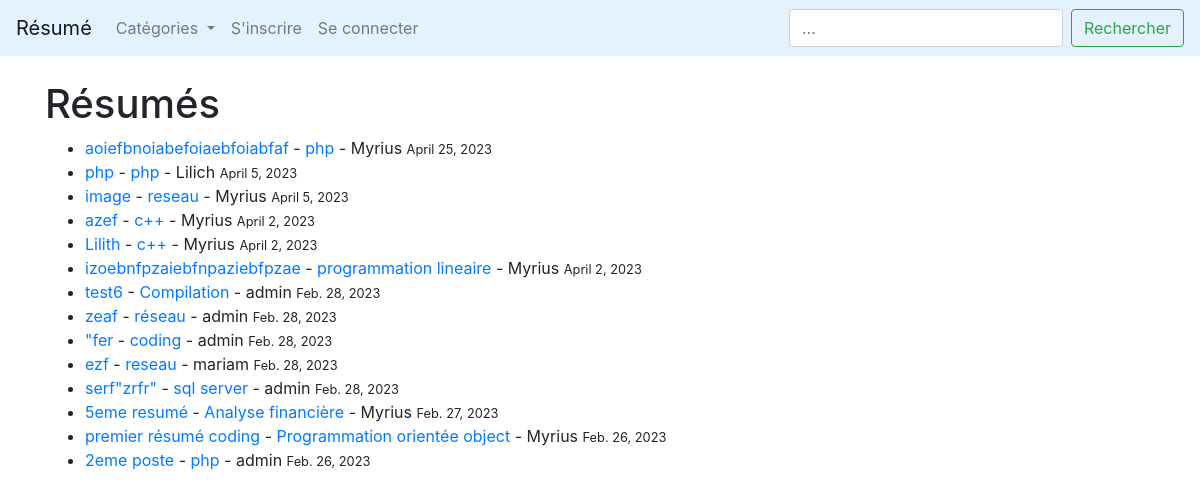
The app's page /, older data.
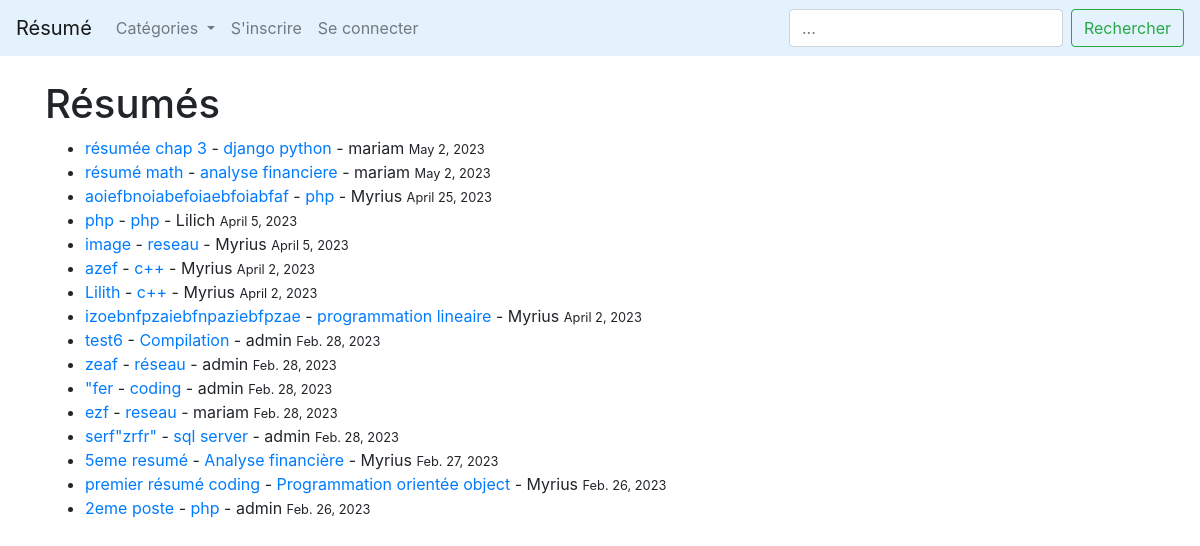
The same page, newer data.
### LeBlog/models.py (models this page shows, shortened)
class Post(models.Model):
        title = models.CharField(max_length=255)
        header_image = models.ImageField(null=True, blank=True, upload_to="images/")
        title_tag = models.CharField(max_length=255)
        author = models.ForeignKey(User, on_delete=models.CASCADE)
        body = RichTextField(blank=True, null=True)
        post_date = models.DateField(auto_now_add=True)
        categorie = models.CharField(max_length=255)
        snippet = models.CharField(max_length=255, default='coding')
        likes = models.ManyToManyField(User, related_name='resumee')

### LeBlog/views.py (the view)
# urls.py: path('', HomeView.as_view(), name="home"),
class HomeView(ListView):
    model = Post
    template_name = 'home.html'
    ordering = ['-post_date']
    def get_context_data(self, *args, **kwargs):
        cat_menu = Categorie.objects.all()
        context = super(HomeView, self).get_context_data(*args, **kwargs)
        context["cat_menu"] = cat_menu
        return context

### LeBlog/models.py (called while the page is built)
        def __str__(self):
            return self.name

### LeBlog/templates/home.html (shortened to what this page needs)
{% extends 'base.html' %}
{% block content %}
<h1>Résumés</h1>
<ul>
{%for post in object_list%}
    <li> <a href="{% url 'post-details' post.pk %}">{{post.title}}</a> -
        <a href="{% url 'categorie' post.categorie|slugify %}">{{post.categorie}}</a>
        - {{post.author}}
        <small>{{ post.post_date }}</small>
{%endfor%}
</ul>
{% endblock %}

Row changes from the older to the newer data that the page shows:
added Post: title "résumée chap 3", categorie "django python", author "mariam", post_date "May 2, 2023"
added Post: title "résumé math", categorie "analyse financiere", author "mariam", post_date "May 2, 2023"
